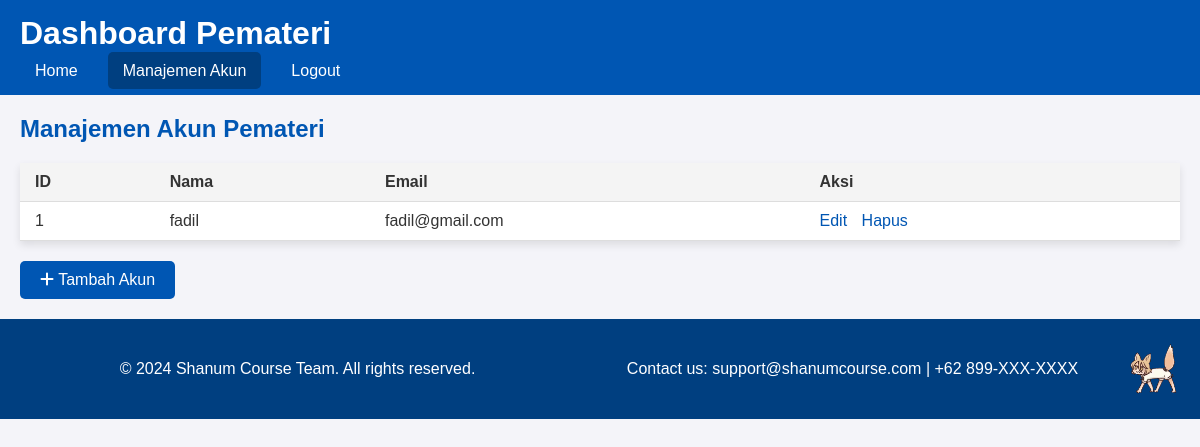
Screenshot of /public/pemateri/manajemen_akun.php (signed in) with the database file from the repository.
### tables this page shows
CREATE TABLE `users` (
  `id` int NOT NULL,
  `full_name` varchar(255) NOT NULL,
  `phone_number` varchar(20) NOT NULL,
  `username` varchar(50) NOT NULL,
  `email` varchar(255) NOT NULL,
  `password` varchar(255) NOT NULL,
  `created_at` timestamp NOT NULL DEFAULT CURRENT_TIMESTAMP,
  `role` enum('user','pemateri','admin') DEFAULT 'user',
  `is_subscribed` tinyint(1) DEFAULT '0',
  `subscription_expiry` date DEFAULT NULL
);

### public/pemateri/manajemen_akun.php (the view, shortened to what this page needs)
<?php
require '../../database/db_connection.php';
$query = "SELECT * FROM users WHERE role = 'pemateri'";
$result = $conn->query($query);
$accounts = $result->fetch_all(MYSQLI_ASSOC);
?>
<!DOCTYPE html>
<html lang="id">
<head>
    <link rel="stylesheet" href="https://cdnjs.cloudflare.com/ajax/libs/font-awesome/6.0.0/css/all.min.css">
</head>
<body>
    <header>
        <h1>Dashboard Pemateri</h1>
        <nav>
            <ul>
                <li><a href="./../dashboard_pemateri.php">Home</a></li>
                <li><a href="manajemen_akun.php" class="active">Manajemen Akun</a></li>
                <li><a href="./../logout.php">Logout</a></li>
            </ul>
        </nav>
    </header>
    <main>
        <h2>Manajemen Akun Pemateri</h2>
        <table>
            <thead>
                <tr>
                    <th>ID</th>
                    <th>Nama</th>
                    <th>Email</th>
                    <th>Aksi</th>
                </tr>
            </thead>
            <tbody>
                <?php foreach ($accounts as $account): ?>
                <tr>
                    <td><?= htmlspecialchars($account['id']) ?></td>
                    <td><?= htmlspecialchars($account['username']) ?></td>
                    <td><?= htmlspecialchars($account['email']) ?></td>
                    <td>
                    <a href="edit_akun.php?id=<?= $account['id'] ?>">Edit</a>
                    <a href="hapus_akun.php?id=<?= $account['id'] ?>" onclick="return confirm('Apakah Anda yakin ingin menghapus akun ini?');">Hapus</a>
                    </td>
                </tr>
                <?php endforeach; ?>
            </tbody>
        </table>
        <a href="tambah_akun.php" class="button"><i class="fas fa-plus"></i> Tambah Akun</a>
    </main>
    <footer class="main-footer">
        <p>&copy; 2024 Shanum Course Team. All rights reserved.</p>
        <p>Contact us: support@shanumcourse.com | +62 899-XXX-XXXX</p>
        <img src="./../img/footer2.gif" alt="Footer GIF" width="100">
    </footer>
</body>
</html>

### public/pemateri/manajemen_akun.php (style rules this page uses)
* { margin: 0; padding: 0; box-sizing: border-box; font-family: Arial, sans-serif; }
body { background-color: #f4f4f9; color: #333; }
header { background-color: #0056b3; color: #fff; padding: 15px 20px; }
header h1 { margin-bottom: 10px; }
header nav ul { list-style: none; display: flex; gap: 15px; }
header nav ul li { display: inline; }
header nav ul li a { text-decoration: none; color: #fff; padding: 10px 15px; border-radius: 5px; transition: background 0.3s ease; }
header nav ul li a.active, header nav ul li a:hover { background-color: #003f80; }
main { padding: 20px; }
h2 { color: #0056b3; margin-bottom: 20px; }
table { width: 100%; border-collapse: collapse; margin-bottom: 20px; background-color: #fff; box-shadow: 0 4px 8px rgba(0, 0, 0, 0.1); }
table th, table td { padding: 10px 15px; text-align: left; border-bottom: 1px solid #ddd; }
table th { background-color: #f4f4f4; }
table td a { text-decoration: none; color: #0056b3; margin-right: 10px; }
.button { display: inline-block; padding: 10px 20px; color: #fff; background-color: #0056b3; text-decoration: none; border-radius: 5px; transition: background 0.3s ease; }
.main-footer { display: flex; justify-content: space-between; align-items: center; background-color: #003f80; padding: 20px; font-family: Arial, sans-serif; color: white; height: 100px; }
.main-footer p { margin: 0 auto; text-align: center; flex: 1; }
.main-footer img { max-width: 50px; height: auto; }

### rows the page displays
users: id "1", username "fadil", email "fadil@gmail.com"
